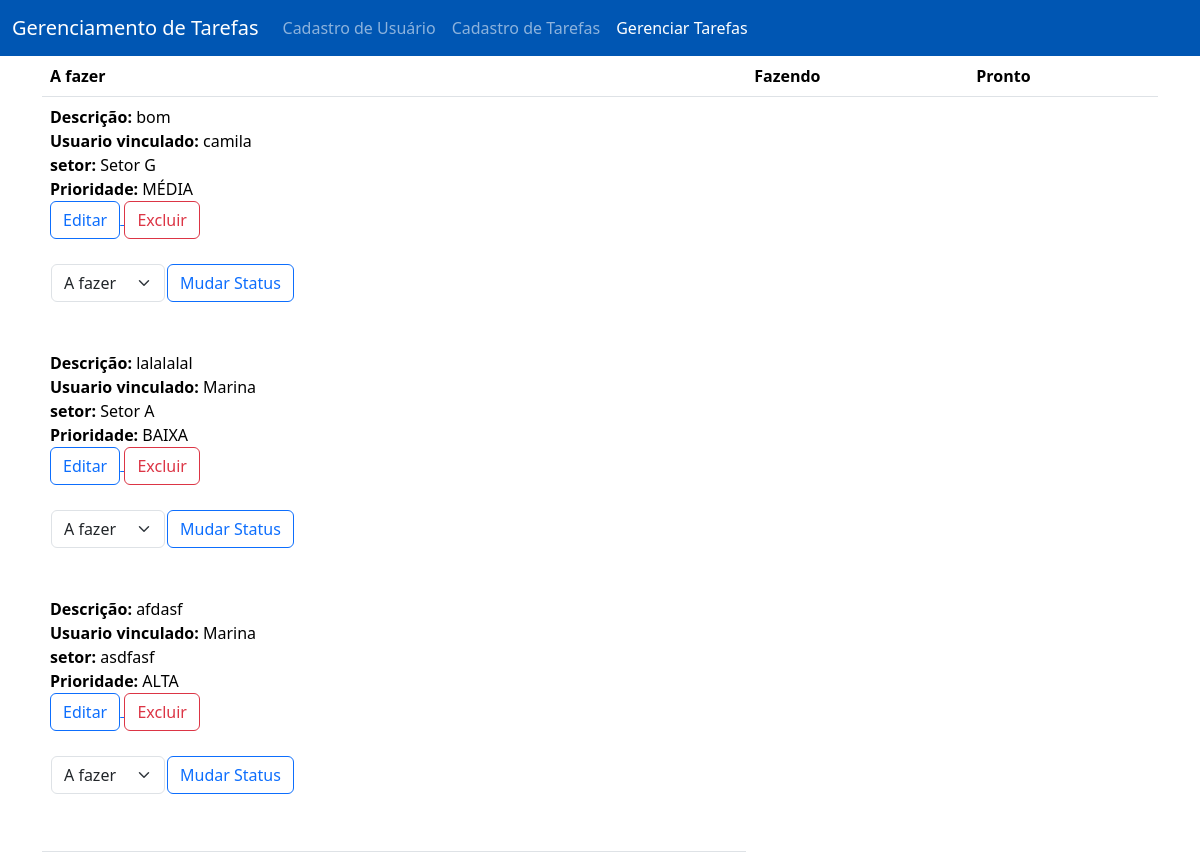
/GestaoTarefas/gerenciar.php, run on the app's committed database.
### tables this page shows
CREATE TABLE `tarefa` (
  `id_tarefa` int(11) NOT NULL,
  `descricao_tarefa` varchar(100) DEFAULT NULL,
  `nome_setor` varchar(100) DEFAULT NULL,
  `prioridade` enum('BAIXA','MÉDIA','ALTA') DEFAULT NULL,
  `data_cadastro` date DEFAULT NULL,
  `status` enum('A FAZER','FAZENDO','PRONTO') DEFAULT NULL,
  `fk_usuario_id` int(11) DEFAULT NULL
);

CREATE TABLE `usuario` (
  `id` int(11) NOT NULL,
  `nome` varchar(100) DEFAULT NULL,
  `e_mail` varchar(100) DEFAULT NULL
);

### GestaoTarefas/gerenciar.php (the view, shortened to what this page needs)
<!DOCTYPE html>
<html lang="en">
<head>
    <link href="css/bootstrap.min.css" rel="stylesheet">
</head>
<body>
<nav class="navbar navbar-expand-lg" data-bs-theme="dark" style="background-color: #0056b3;">
  <div class="container-fluid">
    <a class="navbar-brand" href="#">Gerenciamento de Tarefas</a>
    <div class="collapse navbar-collapse" id="navbarSupportedContent">
      <ul class="navbar-nav me-auto mb-2 mb-lg-0">
        <li class="nav-item">
          <a class="nav-link" href="index.php">Cadastro de Usuário</a>
        </li>
        <li class="nav-item">
          <a class="nav-link" href="cadastrar.php">Cadastro de Tarefas</a>
        </li>
        <li class="nav-item">
          <a class="nav-link active" aria-current="page" href="gerenciar.php">Gerenciar Tarefas</a>
        </li>
      </ul>
    </div>
  </div>
</nav>
<div class="container">
  <table class="table">
  <thead>
    <tr>
      <th scope="col">A fazer</th>
      <th scope="col">Fazendo</th>
      <th scope="col">Pronto</th>
    </tr>
  </thead>
  <tbody>
    <tr>
     <td>
<?php
  $db = new PDO("mysql:host=localhost;  dbname=saep","root","");
  $consulta = $db->query("SELECT * FROM tarefa where status='A FAZER'");
  while($tarefa = $consulta->fetch(PDO::FETCH_ASSOC)){
    $id = $tarefa['id_tarefa'];
    $idUsuario = $tarefa['fk_usuario_id'];
    $consultaUsuario = $db->prepare("SELECT * FROM usuario
    where id=:idUsuario");
    $consultaUsuario->bindValue(':idUsuario', $idUsuario);
    $consultaUsuario->execute();
    $usuario = $consultaUsuario->fetch(PDO::FETCH_ASSOC);
    $nomeUsuario = $usuario['nome'];
?>
<b>Descrição:</b> <?php echo $tarefa['descricao_tarefa'];?> <br>
<b>Usuario vinculado:</b> <?php echo $nomeUsuario;?><br>
<b>setor:</b> <?php echo $tarefa['nome_setor'];?><br>
<b>Prioridade:</b> <?php echo $tarefa['prioridade'];?><br>
<a href="editar.php?id=<?php echo $id;?>">
  <button type="button" class="btn btn-outline-primary">Editar</button>
</a>
<button type="button" onclick="confirmar('conexao/tarefaexcluir.php?id=<?php echo $id;?>')" class="btn btn-outline-danger">Excluir</button>
<br>
<br>
<form action="conexao/tarefaMudarStatus.php?id=<?php echo $id;?>" method="post">
<table>
  <tr>
    <td>
      <select class="form-select" name="status"  aria-label="Default select example">
        <option value="A FAZER">A fazer</option>
    </select>
    </td>
    <td>
      <button type="submit" class="btn btn-outline-primary">Mudar Status</button>
    </td>
  </tr>
</table>
</form>
<br><br>
<?php
  }
?>
     </td>
    </tr>
  </tbody>
</table>
</div>
</body>
</html>

### data on the page
tarefa: descricao_tarefa "bom", fk_usuario.nome "camila", nome_setor "Setor G", prioridade "MÉDIA"
tarefa: descricao_tarefa "lalalalal", fk_usuario.nome "Marina", nome_setor "Setor A", prioridade "BAIXA"
tarefa: descricao_tarefa "afdasf", fk_usuario.nome "Marina", nome_setor "asdfasf", prioridade "ALTA"
